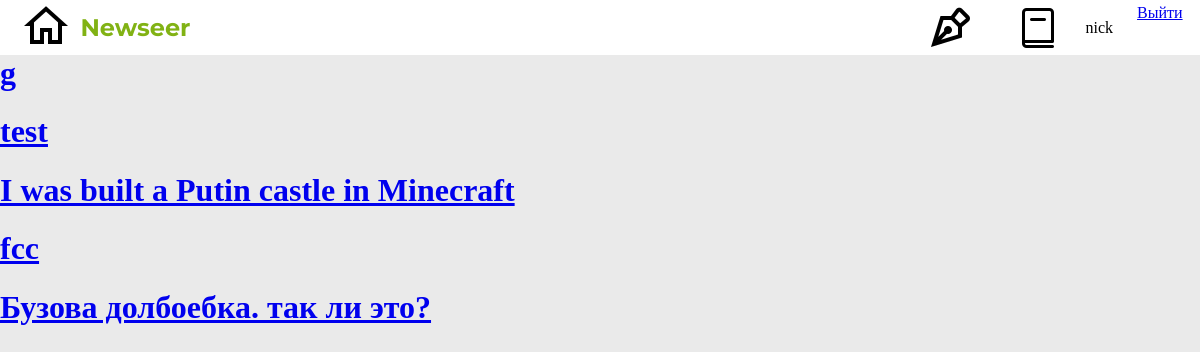
The app's page /read/ (signed in) with its own data.
### news/models.py (models this page shows, shortened)
class News(models.Model):
    author = models.ForeignKey(User, null=True, on_delete=models.SET_NULL)
    article = models.CharField(max_length=100)
    body = models.TextField(blank=False, null=False)
    commentary = models.ManyToManyField(Commentaries)
    likes = models.ManyToManyField(Likes)

### news/views.py (the view)
# urls.py: path('read/', read_view, name='read'),
def read_view(request, *args, **kwargs):
    qs = News.objects.all()
    context = {'news_list': qs}
    return render(request, 'read.html', context)

### templates/read.html (shortened to what this page needs)
{% extends 'base.html' %}
{% block content %}
    <div class='news-wrapper'>
        {% for news in news_list %}
        <h1>
            <a href="/news/{{ news.id }}">{{ news.article }}</a>
        </h1>
    </div>
{% endfor %}
{% endblock %}

### templates/base.html (shortened to what this page needs)
<!DOCTYPE html>
<html lang="en">
<head>
</head>
<body>
    {% include 'navbar.html' %}
    {% block content %}
    {% endblock %}
</body>
</html>

### templates/navbar.html (shortened to what this page needs)
<nav>
    <div id='nav-wrapper'>
        <div id='nav-homepage-logo'>
            <a href="/" id="nav-homepage-logo_homepage">
                </a>
            <p id='nav-homepage-logo_logo'>Newseer</p>
        </div>
        <div id='nav-menu'>
            <div id='nav-menu_interactive'>
                <a href="/news/create" id="create">
                </a>
                <a href="/read" id='read'>
                </a>
            </div>
            {% if user.is_authenticated %}
            <span id='username'>{{ user }}</span>
                <a href="/logout">Выйти</a>
            {% endif %}
        </div>
    </div>
</nav>

### templates/base.html (style rules this page uses)
body { margin: 0; padding: 0; height: 1995px; background-color: #EAEAEA; }
nav { position: fixed; display: flex; top: 0; justify-content: center; align-items: center; z-index: 9999; height: 55px; width: 100vw; background-color: #fff; }
#nav-wrapper { display: flex; align-items: center; justify-content: space-between; height: 55px; width: 97.1%; }
#nav-homepage-logo { display: flex; align-items: center; justify-content: space-around; height: 48px; width: 178px; }
#nav-homepage-logo_logo { position: relative; margin: 0; font-family: 'Montserrat', sans-serif; font-size: 24px; color: #81B214; font-weight: 700; }
#nav-menu { display: flex; justify-content: space-between; height: 48px; width: 257px; }
#nav-menu_interactive { display: flex; justify-content: space-between; height: 48px; width: 136px; }
.news-wrapper { margin-top: 55px; }
#username { display: flex; align-items: center; }

### records on screen
News: article "g"
News: article "test"
News: article "I was built a Putin castle in Minecraft"
News: article "fcc"
News: article "Бузова долбоебка. так ли это?"

### other values on screen
{{ user }} "nick"
